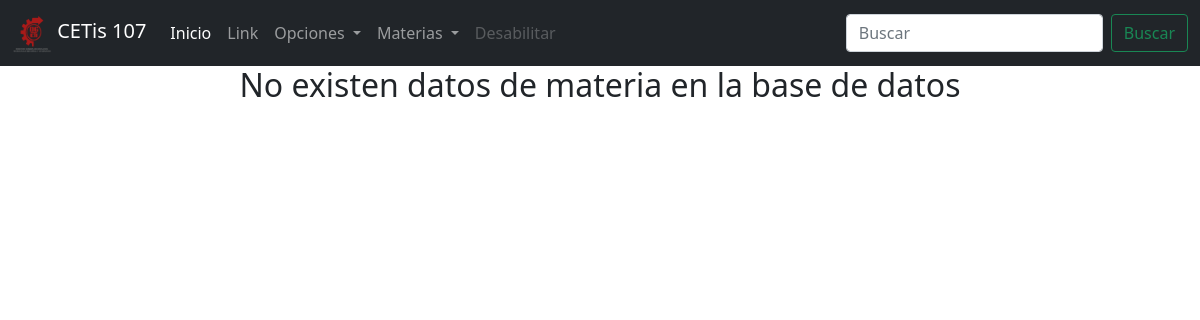
/parcial3/ConsultarMaterias.php, run on an earlier commit of the app's database.
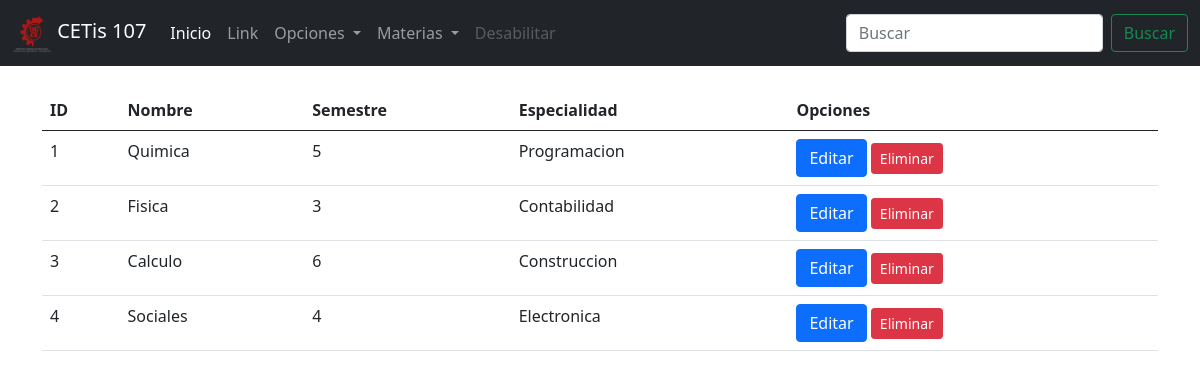
And on a later commit of the database.
### tables this page shows
CREATE TABLE `materia` (
  `id` bigint(20) NOT NULL,
  `nombre` varchar(100) NOT NULL,
  `semestre` int(11) NOT NULL,
  `especialidad` varchar(100) NOT NULL
);

### parcial3/ConsultarMaterias.php (the view, shortened to what this page needs)
<!DOCTYPE html>
<html lang="en">
<head>
    <link rel="stylesheet" href="css/bootstrap.css">
</head>
<body>
    <?php
        include 'menu.php';
        include 'conexion.php';
        $sql = "SELECT * FROM materia";
        $datos = $conexion->query($sql);
    ?>
    <div class="container">
        <div class="row">
            <div class="col-12">
        <?php
            if($datos->num_rows > 0) { ?>
                <br>
                <table class="table table-hover">
                    <thead>
                        <tr>
                            <th>ID</th>
                            <th>Nombre</th>
                            <th>Semestre</th>
                            <th>Especialidad</th>
                            <th>Opciones</th>
                        </tr>
                    </thead>
                    <tbody>
                    <?php while($registro = $datos->fetch_assoc()){ ?>
                        <tr>
                            <td><?php echo $registro["id"]; ?></td>
                            <td><?php echo $registro["nombre"]; ?></td>
                            <td><?php echo $registro["semestre"]; ?></td>
                            <td><?php echo $registro["especialidad"]; ?></td>
                            <td>
                            <a href="editarMateria.php?id=<?php echo $registro["id"]; ?>" class="btn btn-primary">Editar</a>
                            <a href="eliminarMateria.php?id=<?php echo $registro["id"]; ?>" class="btn btn-sm btn-danger">Eliminar</a>
                            </td>
                        </tr>
                        <?php } ?>
                    </tbody>
                </table>
        <?php }else{ ?>
            <center><h2>No existen datos de materia en la base de datos</h2></center>
        <?php } ?>
            </div>
        </div>
    </div>
</body>
</html>

### parcial3/menu.php (shortened to what this page needs)
    <nav class="navbar navbar-expand-lg navbar-dark bg-dark">
  <div class="container-fluid">
    <a class="navbar-brand" href="home.php">
  <img src="logocetis2.png" alt="" width="40px" height="40px" class="d-inline-block aling-text-top">
    CETis 107
  </a>
    <div class="collapse navbar-collapse" id="navbarSupportedContent">
      <ul class="navbar-nav me-auto mb-2 mb-lg-0">
        <li class="nav-item">
          <a class="nav-link active" aria-current="page" href="#">Inicio</a>
        </li>
        <li class="nav-item">
          <a class="nav-link" href="#">Link</a>
        </li>
        <li class="nav-item dropdown">
          <a class="nav-link dropdown-toggle" href="#" id="navbarDropdown" role="button" data-bs-toggle="dropdown" aria-expanded="false">
            Opciones
          </a>
        </li>
        <li class="nav-item dropdown">
          <a class="nav-link dropdown-toggle" href="#" id="navbarDropdown" role="button" data-bs-toggle="dropdown" aria-expanded="false">
            Materias
          </a>
        </li>
        <li class="nav-item">
          <a class="nav-link disabled" href="#" tabindex="-1" aria-disabled="true">Desabilitar</a>
        </li>
      </ul>
      <form class="d-flex">
        <input class="form-control me-2" type="Buscar" placeholder="Buscar" aria-label="Buscar">
        <button class="btn btn-outline-success" type="submit">Buscar</button>
      </form>
    </div>
  </div>
</nav>

What changed in the data, as far as the page shows it:
added materia: id "1", nombre "Quimica", semestre "5", especialidad "Programacion"
added materia: id "2", nombre "Fisica", semestre "3", especialidad "Contabilidad"
added materia: id "3", nombre "Calculo", semestre "6", especialidad "Construccion"
added materia: id "4", nombre "Sociales", semestre "4", especialidad "Electronica"
Also different on the page:
text no longer shown: "No existen datos de materia en la base de datos"
text now shown: "ID Nombre Semestre Especialidad Opciones"
